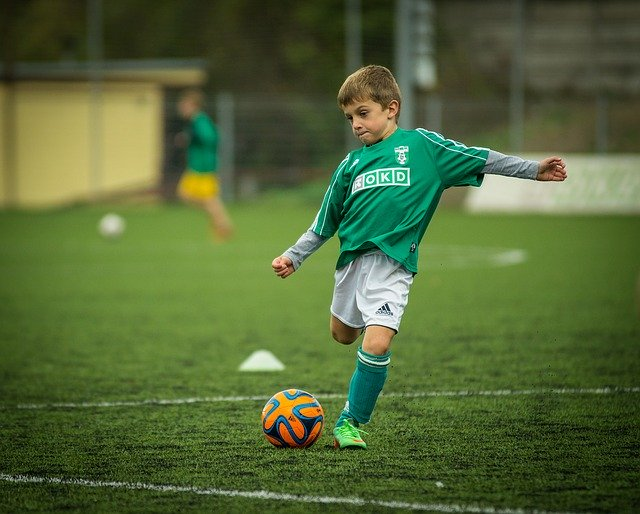
#> input picture 4.jpg, 640 x 514 px
$ python CHP-2BasicFunctions.py
#> lines starting #> are read from the running program, lines starting #| are printed output that depends on the picture; after the words box and inside, x2 and y2 are one past the last pixel; in counts of white or black regions, pixels touching at a corner belong together
import cv2
import numpy as np

img = cv2.imread("4.jpg")
#> img is the input picture: shape (514, 640, 3); mean B, G, R 55.8, 103.3, 83.6
kernel = np.ones((5, 5), np.uint8)
imgGray = cv2.cvtColor(img, cv2.COLOR_BGR2GRAY) # converts into grayscale image
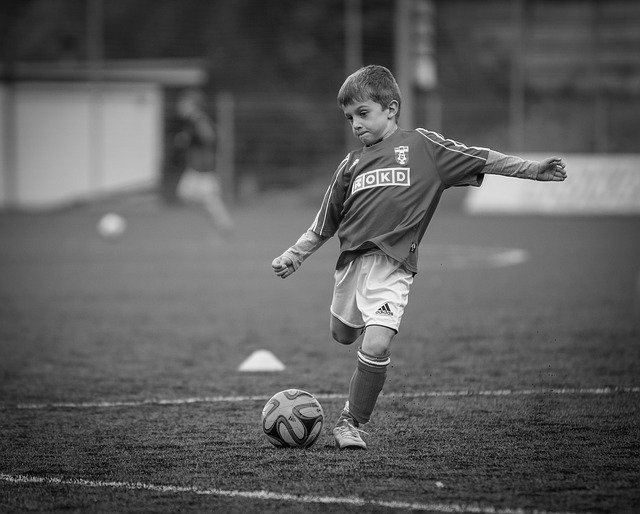
#> imgGray: shape (514, 640); min 1, max 254, mean 92
imgBlur = cv2.GaussianBlur(img, (25, 25), 0)    # blurs the image
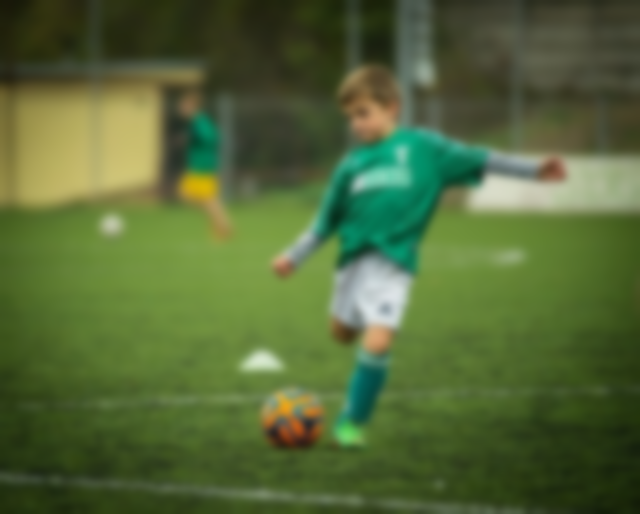
#> imgBlur: shape (514, 640, 3); mean B, G, R 55.8, 103.3, 83.6
imgCanny = cv2.Canny(img, 100, 100)             # detects edges in image
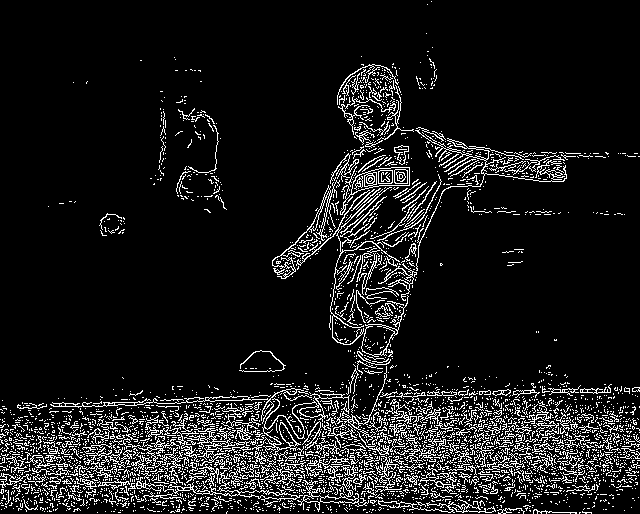
#> imgCanny: shape (514, 640); 9.9% white in thin lines or dots
imgDialation = cv2.dilate(imgCanny, kernel, iterations=5) #to thicken edges
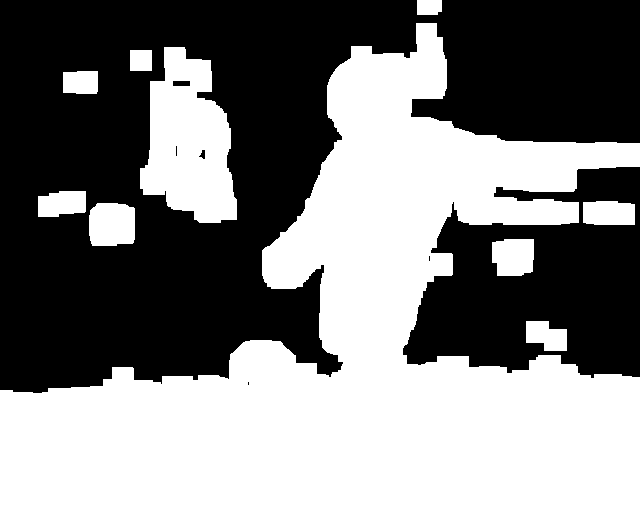
#> imgDialation: shape (514, 640); 49.5% white; 10 white regions, largest, box (x1, y1, x2, y2) and area: (0, 23, 640, 514) 143411, (140, 47, 237, 223) 11514, (89, 203, 135, 246) 1838
imgEroded = cv2.erode(imgCanny, kernel, iterations=1)    #to thin edges
#> imgEroded: shape (514, 640); every value is 0

cv2.imshow("Image", imgBlur)
cv2.imshow("CannyImage", imgCanny)
cv2.imshow("Image", imgDialation)
cv2.imshow("Image", imgEroded)
cv2.waitKey(0)

$ run again, with 10.jpg copied over 4.jpg
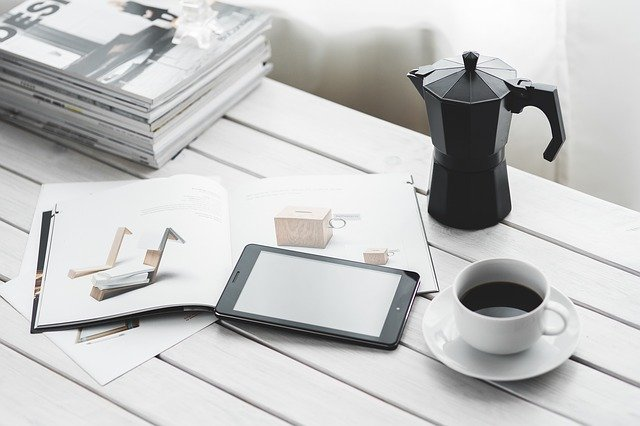
#> input picture 10.jpg, 640 x 426 px
#> img is the input picture: shape (426, 640, 3); mean B, G, R 195.3, 195.8, 195.3
#> `imgCanny = cv2.Canny(img, 100, 100)`:
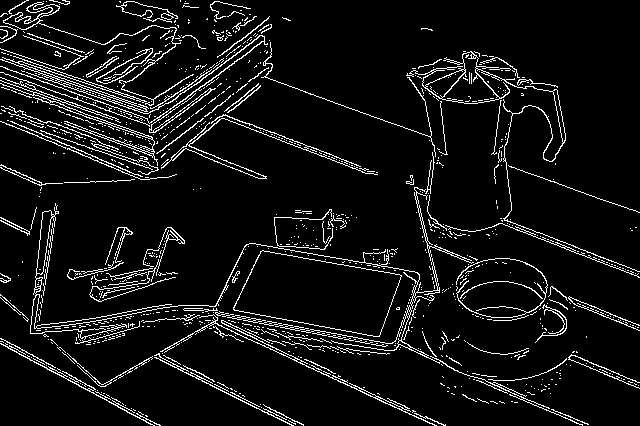
#> imgCanny: shape (426, 640); 7.4% white in thin lines or dots
#> `imgDialation = cv2.dilate(imgCanny, kernel, iterations=5)`:
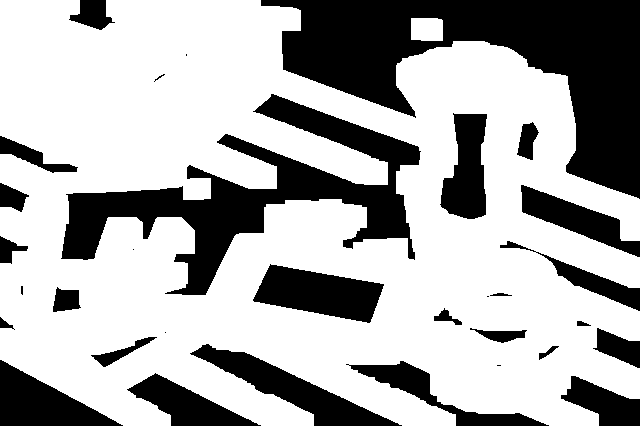
#> imgDialation: shape (426, 640); 67.6% white; 32 black regions (7 under 20 px), largest, box (x1, y1, x2, y2) and area: (261, 0, 640, 199) 31798, (61, 94, 421, 295) 20599, (190, 344, 402, 426) 4841
#> imgEroded: shape (426, 640); every value is 0

$ run again, with 2.jpg copied over 4.jpg
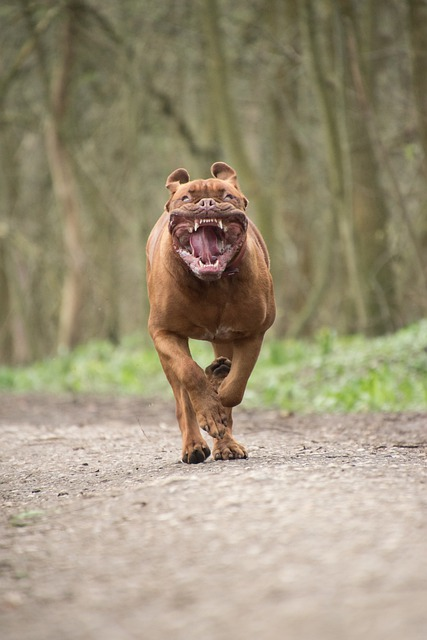
#> input picture 2.jpg, 427 x 640 px
#> img is the input picture: shape (640, 427, 3); mean B, G, R 121.8, 146.5, 156.9
#> `imgCanny = cv2.Canny(img, 100, 100)`:
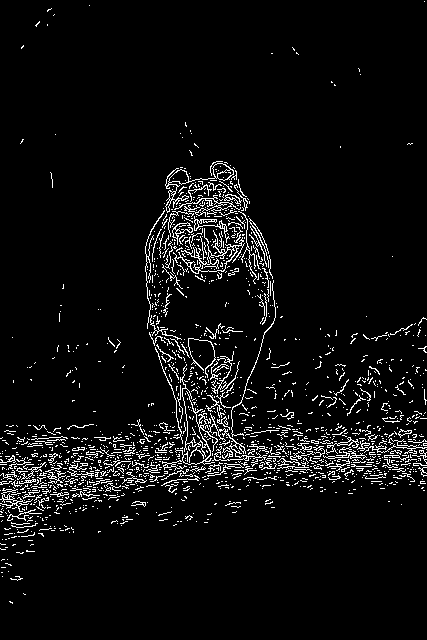
#> imgCanny: shape (640, 427); 5.4% white in thin lines or dots
#> `imgDialation = cv2.dilate(imgCanny, kernel, iterations=5)`:
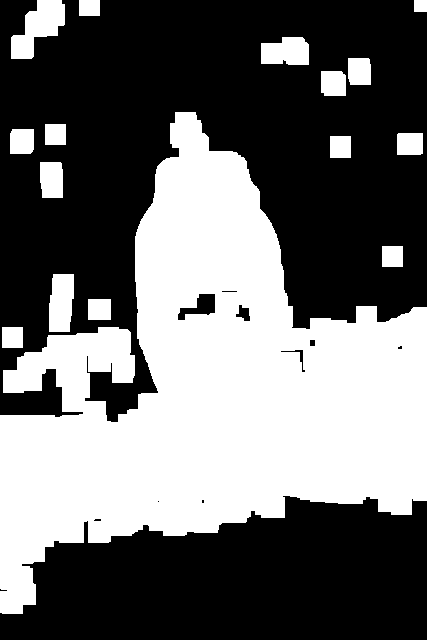
#> imgDialation: shape (640, 427); 42% white; 16 white regions, largest, box (x1, y1, x2, y2) and area: (0, 112, 427, 614) 104738, (11, 0, 65, 59) 1765, (49, 274, 74, 332) 1283
#> imgEroded: shape (640, 427); every value is 0
